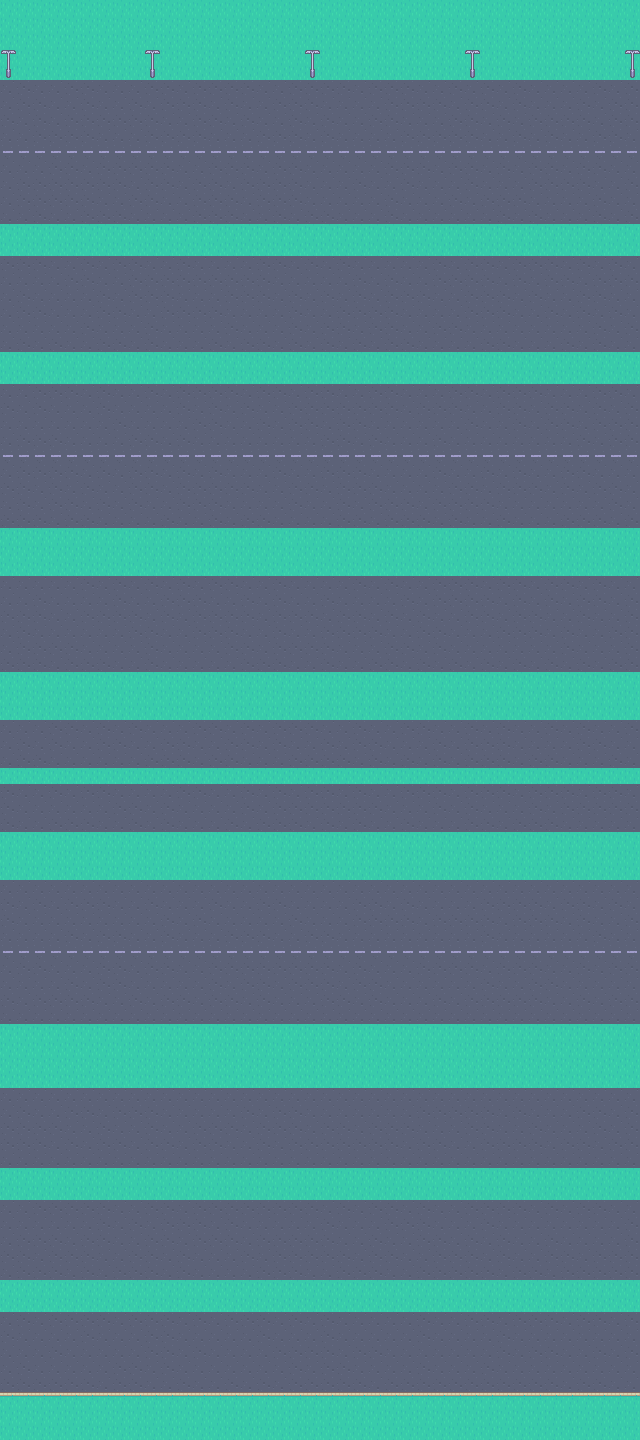

This is a level from a 2D game, rendered from its Tiled map with the project's own tilesets. A one-line summary and the map file follow, with tile-layer data summarised:
An orthogonal 40x90 tile map with 16x16 px tiles, 2 tile layers (road, tempGoal).

<map version="1.10" tiledversion="1.10.2" orientation="orthogonal" renderorder="right-down" width="40" height="90" tilewidth="16" tileheight="16" infinite="0" nextlayerid="4" nextobjectid="6">
 <tileset firstgid="1" name="highway_tilemap_packed" tilewidth="16" tileheight="16" tilecount="486" columns="27">
  <image source="../kenney_rpg-urban-pack/Tilemap/tilemap_packed.png" width="432" height="288" />
 </tileset>
 <layer id="1" name="road" width="40" height="90">
  <data>[3600 cells, 3600 non-empty, 5 distinct tile ids]</data>
 </layer>
 <layer id="3" name="tempGoal" width="40" height="90">
  <data>[3600 cells, 10 non-empty, 2 distinct tile ids]</data>
 </layer>
</map>
